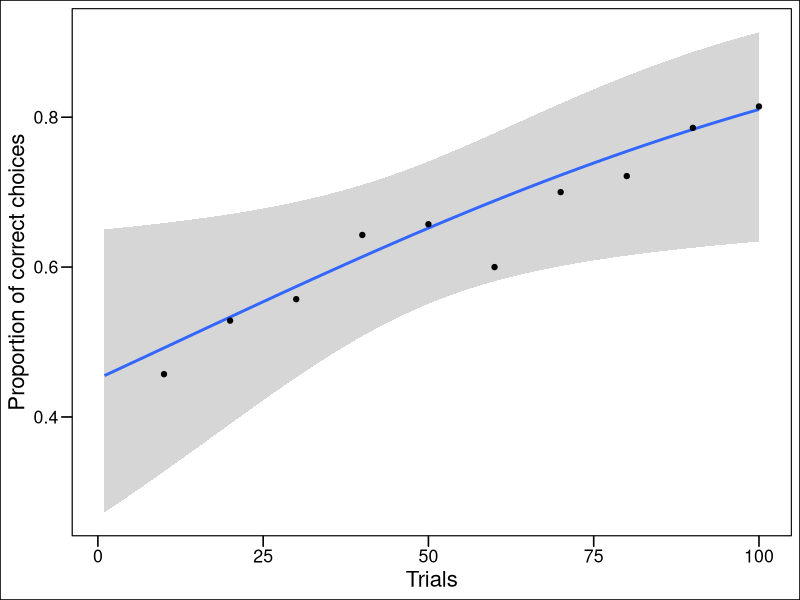
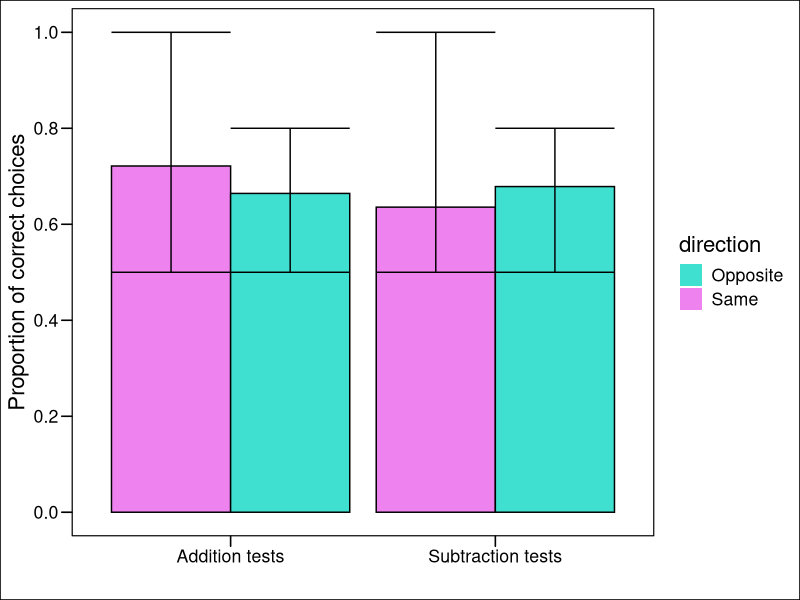

Reproduce these figures in R, in order.
## ---- chunk 1
# load in libraries
library(tidyverse) #includes dplyr & ggplot
library(ggthemes)
library(patchwork)
library(viridis)
library(lme4)
## ---- chunk 2
# load in data
learning_phase <- read.table(file="Data/Learning_phase.csv", header=T, sep=",")
testing_phase <- read.table(file="Data/Testing_phase.csv", header=T, sep=",")

#reshaping data
learning_prop <- tibble(Trial=seq(10,100,10), propCorrect=rep(NA,10))
for(trial in seq(10,100,10)){
  learning_prop$propCorrect[trial/10] <- mean(learning_phase[learning_phase$Trial %in% c((trial-9):trial),"Choice"])
}

learning_prop2 <- tibble(Trial=seq(1,100,1), propCorrect=rep(NA,100))
for(trial in seq(1,100,1)){
  learning_prop2$propCorrect[trial] <- mean(learning_phase[learning_phase$Trial == trial,"Choice"])
}

#glm line for the learning phase
learning_glm <- glm(propCorrect ~ Trial, data = learning_prop, family="binomial")
ydata <- as.double(learning_glm$fitted.values)
xdata <- learning_prop$Trial


# reshaping testing phase data
testing_prop <- testing_phase %>%
  group_by(Test) %>%
  summarize(meanCorrect = mean(Choice)) %>%
  add_column(direction = c("Same","Opposite","Same","Opposite")) %>%
  add_column(algebra = c("Addition tests","Addition tests","Subtraction tests","Subtraction tests"))


# make confidence interval data

## ---- chunk 3
# making the first plot
learn_plot <- ggplot() +
  geom_smooth(data=learning_prop2, aes(x=Trial,y=propCorrect),
              method='glm',method.args = list(family = "binomial")) +
  geom_point(data=learning_prop, aes(x=Trial, y=propCorrect)) +
  theme_base() +
  xlab("Trials") +
  ylab("Proportion of correct choices") 
  # scale_y_continuous(breaks=c((3:9)/10), limits = c(0.3,0.9)) +
  # scale_x_continuous(breaks=seq(10,100,10)) +
  # geom_line(aes(x=xdata,y=ydata))
  
learn_plot


## ---- chunk 4
# Or maybe just the second plot

test_plot <- ggplot() +
  geom_bar(data = testing_prop, aes(x=algebra, y=meanCorrect, 
                                   fill=direction, color=I("black")),
           position=position_dodge2(reverse=T,padding=0),stat="identity") +
  # geom_line(data=testing_prop,aes(x=algebra,y=meanCorrect)) + ###fix this
  xlab("") +
  ylab("Proportion of correct choices") +
  scale_fill_manual(values = c("#3fe0d0","#ee82ef")) +
  scale_y_continuous(breaks=seq(0,1,0.2),limits=c(0,1)) +
  theme_base() +
  geom_errorbar(data=testing_prop, aes(x=algebra, ymax=c(1,0.8,1,0.8), ymin=c(0.5,0.5,0.5,0.5)),
                position=position_dodge2(reverse=T, padding=0))
  

test_plot


